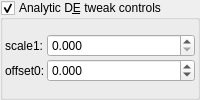
    <widget class="MyGroupBox" name="groupCheck_analyticDE_enabled_false">
     <property name="title">
      <string>Analytic D&amp;E tweak controls</string>
     </property>
     <property name="checkable">
      <bool>true</bool>
     </property>
     <layout class="QVBoxLayout" name="verticalLayout_14" stretch="0">
      <property name="spacing">
       <number>2</number>
      </property>
      <property name="leftMargin">
       <number>2</number>
      </property>
      <property name="topMargin">
       <number>2</number>
      </property>
      <property name="rightMargin">
       <number>2</number>
      </property>
      <property name="bottomMargin">
       <number>2</number>
      </property>
      <item>
       <layout class="QGridLayout" name="gridLayout_27" columnstretch="0,0,1">
        <property name="spacing">
         <number>2</number>
        </property>
        <item row="1" column="2">
         <widget class="MyDoubleSpinBox" name="spinbox_analyticDE_offset_0">
          <property name="sizePolicy">
           <sizepolicy hsizetype="Minimum" vsizetype="Maximum">
            <horstretch>0</horstretch>
            <verstretch>0</verstretch>
           </sizepolicy>
          </property>
          <property name="prefix">
           <string/>
          </property>
          <property name="suffix">
           <string/>
          </property>
          <property name="decimals">
           <number>3</number>
          </property>
          <property name="minimum">
           <double>-99.989999999999995</double>
          </property>
          <property name="maximum">
           <double>99.989999999999995</double>
          </property>
          <property name="singleStep">
           <double>0.100000000000000</double>
          </property>
         </widget>
        </item>
        <item row="0" column="2">
         <widget class="MyDoubleSpinBox" name="spinbox_analyticDE_scale_1">
          <property name="sizePolicy">
           <sizepolicy hsizetype="Minimum" vsizetype="Maximum">
            <horstretch>0</horstretch>
            <verstretch>0</verstretch>
           </sizepolicy>
          </property>
          <property name="prefix">
           <string/>
          </property>
          <property name="suffix">
           <string/>
          </property>
          <property name="decimals">
           <number>3</number>
          </property>
          <property name="minimum">
           <double>0.000000000000000</double>
          </property>
          <property name="maximum">
           <double>99.989999999999995</double>
          </property>
          <property name="singleStep">
           <double>0.100000000000000</double>
          </property>
         </widget>
        </item>
        <item row="0" column="0" colspan="2">
         <widget class="QLabel" name="label_182">
          <property name="text">
           <string>scale1:</string>
          </property>
         </widget>
        </item>
        <item row="1" column="0" colspan="2">
         <widget class="QLabel" name="label_177">
          <property name="text">
           <string>offset0:</string>
          </property>
         </widget>
        </item>
       </layout>
      </item>
     </layout>
    </widget>
